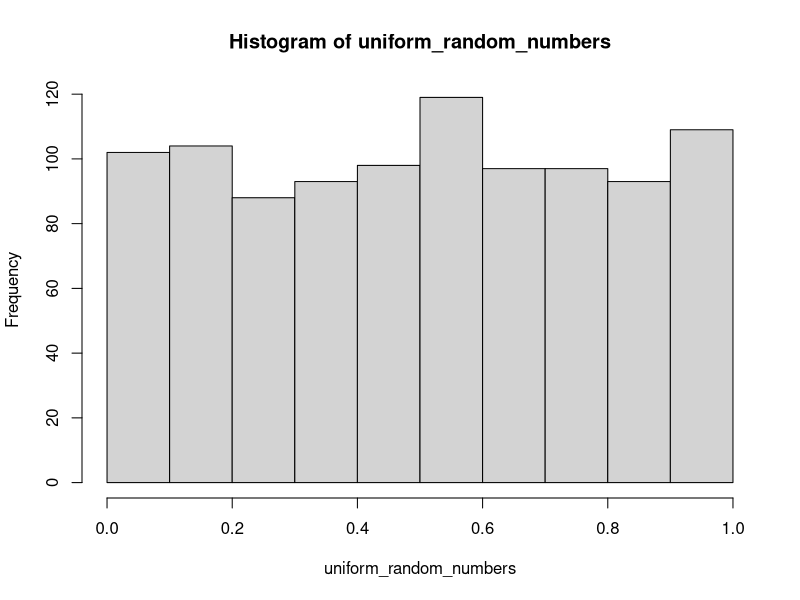
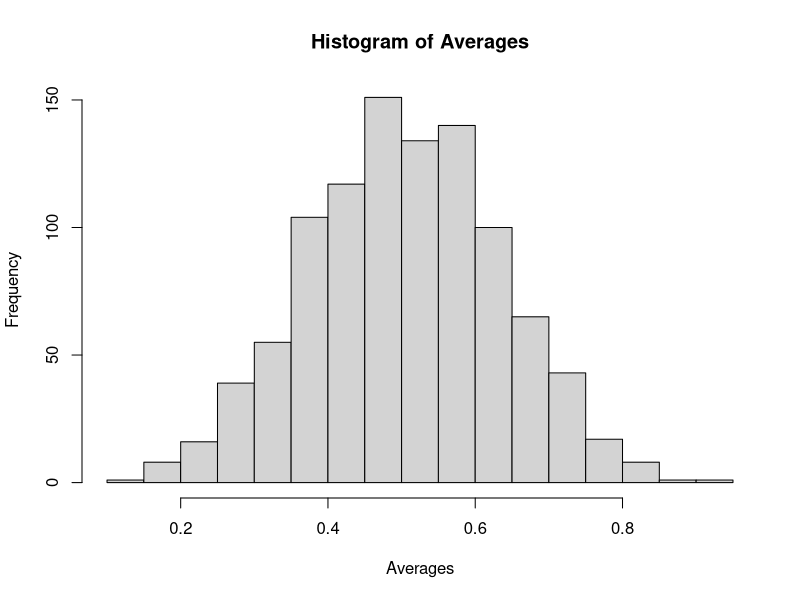
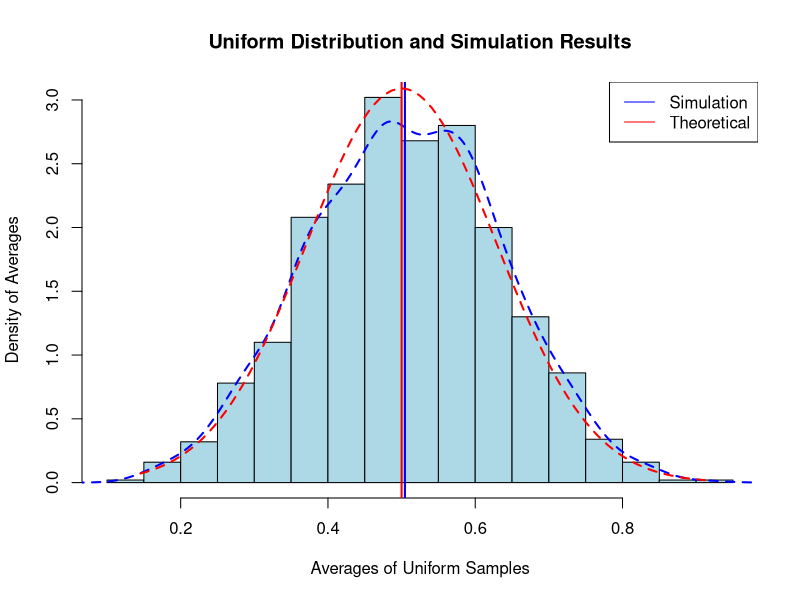
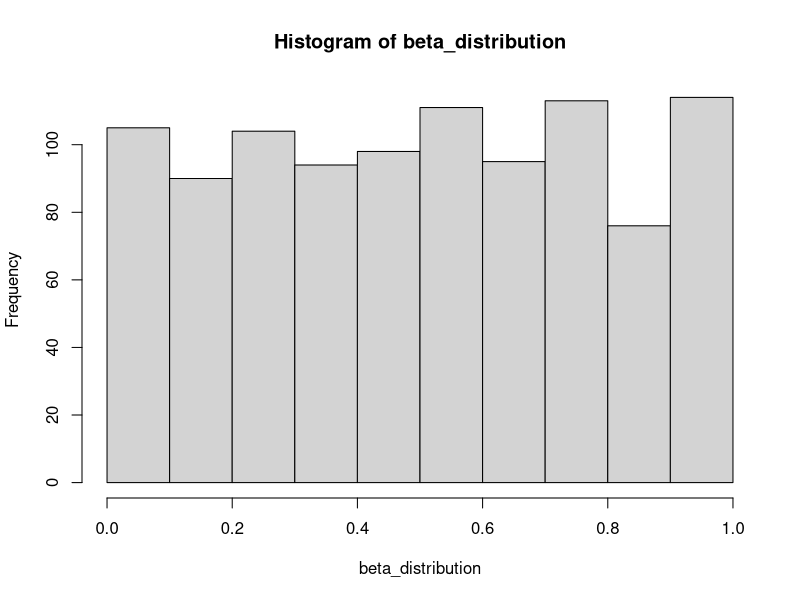
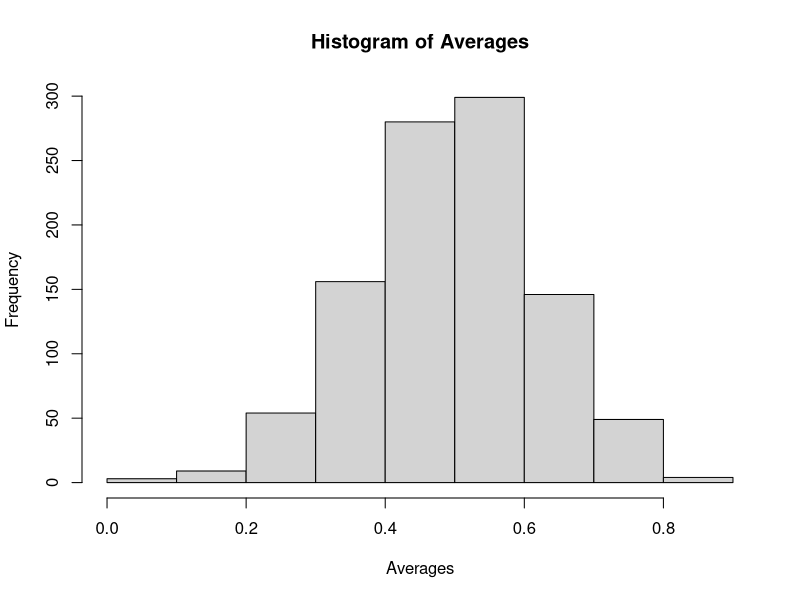
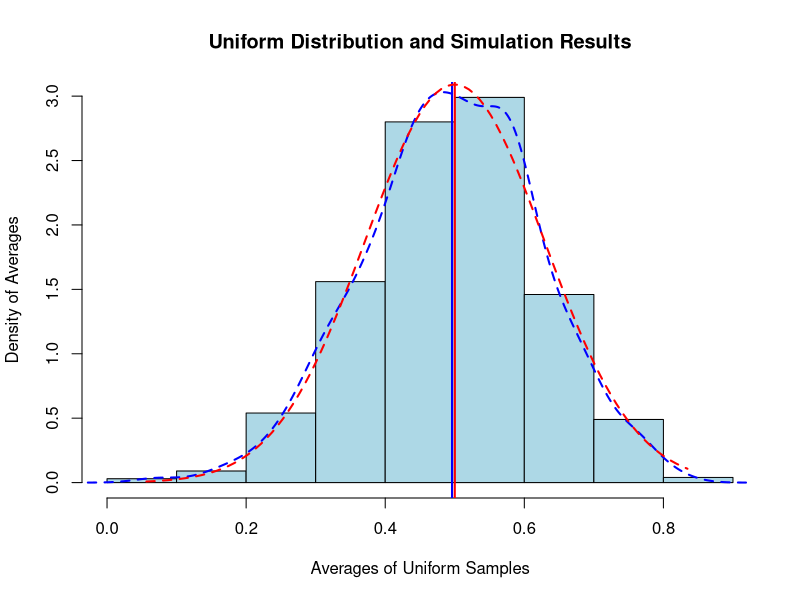

Recreate these plots in R, in order.
# Problem 1: Central Limit Theorm

n = 5  #number of random variables
#n = 20 #number of random variables

min_interval_value = 0  #Lowest value for interval
max_interval_value = 1  #highest value for interval
number_of_simulations = 1000 #NUmber of simulations

#generate 1000 values This are random numbers generated using in built runif function
uniform_random_numbers = runif(number_of_simulations,min_interval_value,max_interval_value)
#exponential_random_numbers = rexp(number_of_simulations,lambda)
hist(uniform_random_numbers) #plot 
#hist(exponential_random_numbers)

#Setting values
lambda = 0.2 
Averages = NULL
#for (i in 1 : s) Averages = c(Averages, mean(rexp(n,lambda)))
for (i in 1 : number_of_simulations) Averages = c(Averages, mean(runif(n,min_interval_value,max_interval_value)))
hist(Averages)

# Compare the sample and theoretical mean and variance for this distribution 
#Theorectical Mean
1/lambda
#Sample Mean
mean(Averages)
#Theorectical Variance
f=(1/12)/n
((1/lambda)^2)/n
#Sample Variance
var(Averages)

############################################################################
# Normal Distribution and Simulation Results together on one plot

hist(Averages, freq=FALSE, main = "Uniform Distribution and Simulation Results", 
     xlab = "Averages of Uniform Samples", ylab = "Density of Averages", col = "light blue")

# Density of the Simulated sample means
lines(density(Averages),col="blue", lty=2, lwd =2)

# Theoretical Mean - Red Line
abline(v=1/2,col='red',lwd=2)

# Sample Mean - Blue Line
abline(v=mean(Averages), col='blue', lwd=2)

# Theoretical density of the exponential distribution (normal density)
xfit <- seq(min(Averages), max(Averages), length=100)
yfit <- dnorm(xfit, mean=1/2, sd=sqrt(f))
#xfit <- seq(min(Averages), max(Averages), length=100)
#yfit <- dnorm(xfit, mean=1/lambda, sd=(1/lambda/sqrt(n)))
lines(xfit, yfit, pch=22, col="red", lty=2, lwd=2)

# Legend
legend('topright', c("Simulation", "Theoretical"), 
       col=c("blue", "red"), lty=c(1,1))


#Problem 3:
n = 5  #number of random variables
#n = 20 #number of random variables

minimum_value = 0 #parameter value 
maximum_value = 1 #parameter value
number_of_simulations = 1000 #simulation Number 

#Beta distrubtion 
beta_distribution = rbeta(number_of_simulations,1,1)
hist(beta_distribution)

#Setting values
lambda = 0.2 
Averages = NULL
for (i in 1 : number_of_simulations) Averages = c(Averages, mean(rbeta(n,1,1)))
hist(Averages)


############################################################################
# Normal Distribution and Simulation Results together on one plot

hist(Averages, freq=FALSE, main = "Uniform Distribution and Simulation Results", 
     xlab = "Averages of Uniform Samples", ylab = "Density of Averages", col = "light blue")

# Density of the Simulated sample means
lines(density(Averages),col="blue", lty=2, lwd =2)

# Theoretical Mean - Red Line
abline(v=1/2,col='red',lwd=2)

# Sample Mean - Blue Line
abline(v=mean(Averages), col='blue', lwd=2)

# Theoretical density of the exponential distribution (normal density)
xfit <- seq(min(Averages), max(Averages), length=100)
yfit <- dnorm(xfit, mean=1/2, sd=sqrt(f))
#xfit <- seq(min(Averages), max(Averages), length=100)
#yfit <- dnorm(xfit, mean=1/lambda, sd=(1/lambda/sqrt(n)))
lines(xfit, yfit, pch=22, col="red", lty=2, lwd=2)


